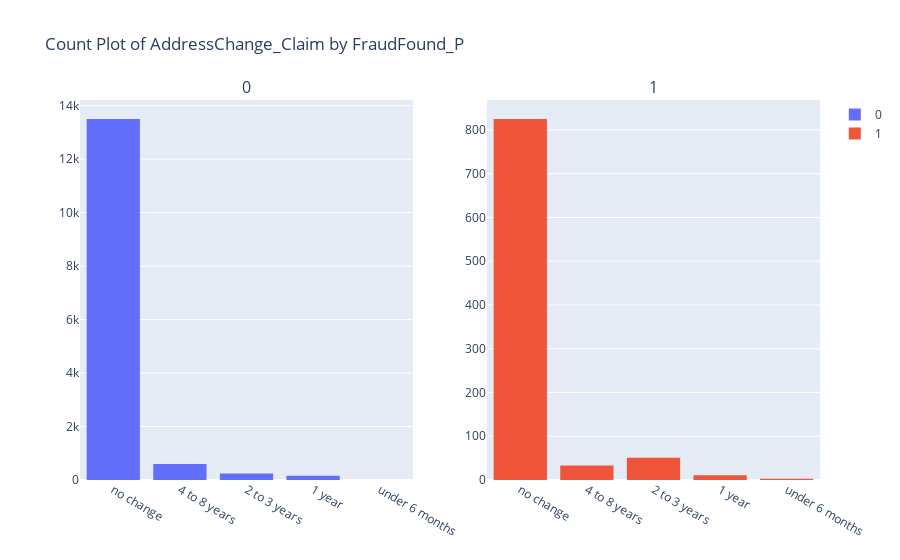

Write notebook code for a chart like this one.
### Code cell
plot_count_plot(df, "AddressChange_Claim", "FraudFound_P")

### Figure 1 — Plotly figure (JSON) as saved in the notebook; plotly's stock layout.template omitted (floating-point values rounded to 4 significant figures; data arrays with more than 128 entries replaced by an {"elided": "..."} marker saying what was removed)
{"data": [{"name": "0", "type": "histogram", "x": {"elided": "14497 str values"}, "xaxis": "x", "yaxis": "y"}, {"name": "1", "type": "histogram", "x": {"elided": "923 str values"}, "xaxis": "x2", "yaxis": "y2"}], "layout": {"annotations": [{"font": {"size": 16}, "showarrow": false, "text": "0", "x": 0.225, "xanchor": "center", "xref": "paper", "y": 1, "yanchor": "bottom", "yref": "paper"}, {"font": {"size": 16}, "showarrow": false, "text": "1", "x": 0.775, "xanchor": "center", "xref": "paper", "y": 1, "yanchor": "bottom", "yref": "paper"}], "title": {"text": "Count Plot of AddressChange_Claim by FraudFound_P"}, "xaxis": {"anchor": "y", "categoryarray": ["no change", "4 to 8 years", "2 to 3 years", "1 year", "under 6 months"], "categoryorder": "array", "domain": [0, 0.45]}, "xaxis2": {"anchor": "y2", "categoryarray": ["no change", "4 to 8 years", "2 to 3 years", "1 year", "under 6 months"], "categoryorder": "array", "domain": [0.55, 1]}, "yaxis": {"anchor": "x", "domain": [0, 1]}, "yaxis2": {"anchor": "x2", "domain": [0, 1]}}}
